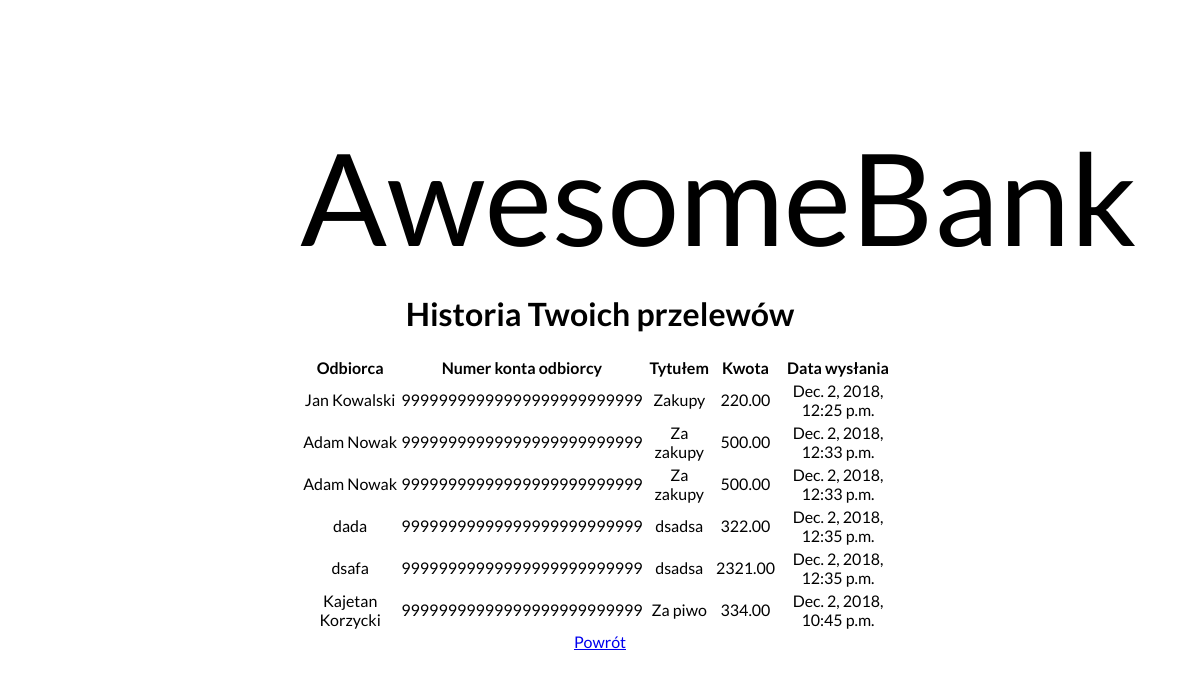
The page /transfers_history (signed in) on the database as committed earlier.
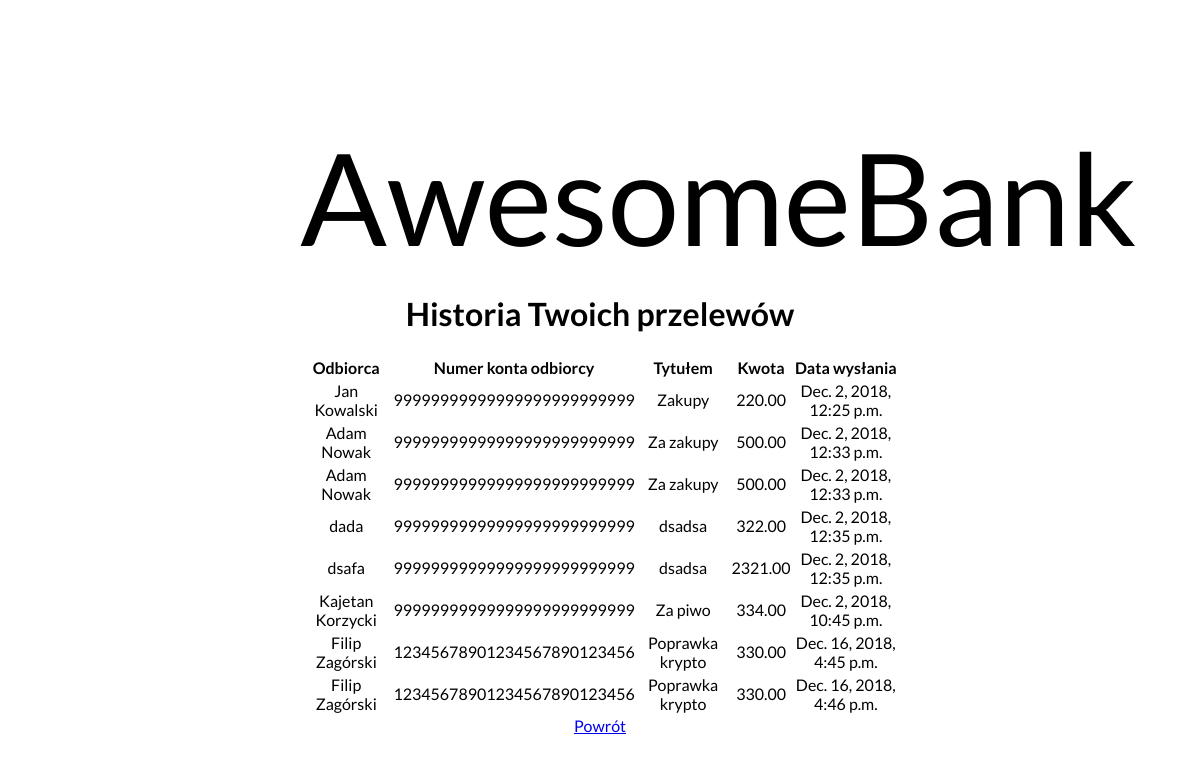
The same page on the database as committed later.
### AwesomeBank/models.py (models this page shows)
class Transfer(models.Model):
    sender = models.ForeignKey(User, null=False, editable=False, on_delete=models.PROTECT)
    recipient_name = models.CharField(null=False, blank=False, max_length=80)
    recipient_account = models.CharField(null=False, max_length=26)
    title = models.CharField(null=False, blank=False, max_length=120)
    amount = models.DecimalField(null=False, decimal_places=2, max_digits=10)
    date = models.DateTimeField(default=timezone.now)

### AwesomeBank/views.py (the view)
# urls.py: path('transfers_history', transfers_history, name='transfers_history'),
def transfers_history(request):
    transfers = []
    for item in Transfer.objects.all():
        if item.sender_id == request.user.id:
            transfers.append(item)
    context = {
        'transfers': transfers
    }
    return render(request, 'transfers_history.html', context)

### templates/transfers_history.html (shortened to what this page needs)
{% extends 'registration/../temp.html' %}
{% block main_content %}
    {% if user.is_authenticated %}
    <h1>Historia Twoich przelewów</h1>
        <form method="post">
            <table>
                <tr>
                    <th>Odbiorca</th>
                    <th>Numer konta odbiorcy</th>
                    <th>Tytułem</th>
                    <th>Kwota</th>
                    <th>Data wysłania</th>
                 </tr>
            {% for t in transfers %}
                <tr>
                    <td>{{ t.recipient_name }}</td>
                    <td>{{ t.recipient_account }}</td>
                    <td>{{ t.title }}</td>
                    <td>{{ t.amount }}</td>
                    <td>{{ t.date }}</td>
                </tr>
            {% endfor %}
            </table>
        </form>
        <a href="{% url 'transfer_sending' %}">Powrót</a>
    {% else %}
        <p>Nie jesteś zalogowany!</p>
        <a href="{% url 'login' %}">Zaloguj się</a>
        <a href="{% url 'signup' %}">Zarejestruj się</a>
    {% endif %}
{% endblock %}

Rows that differ between the two databases and show on the page:
added Transfer: recipient_name "Filip Zagórski", recipient_account "12345678901234567890123456", title "Poprawka krypto", amount "330.00", date "Dec. 16, 2018, 4:45 p.m."
added Transfer: recipient_name "Filip Zagórski", recipient_account "12345678901234567890123456", title "Poprawka krypto", amount "330.00", date "Dec. 16, 2018, 4:46 p.m."
